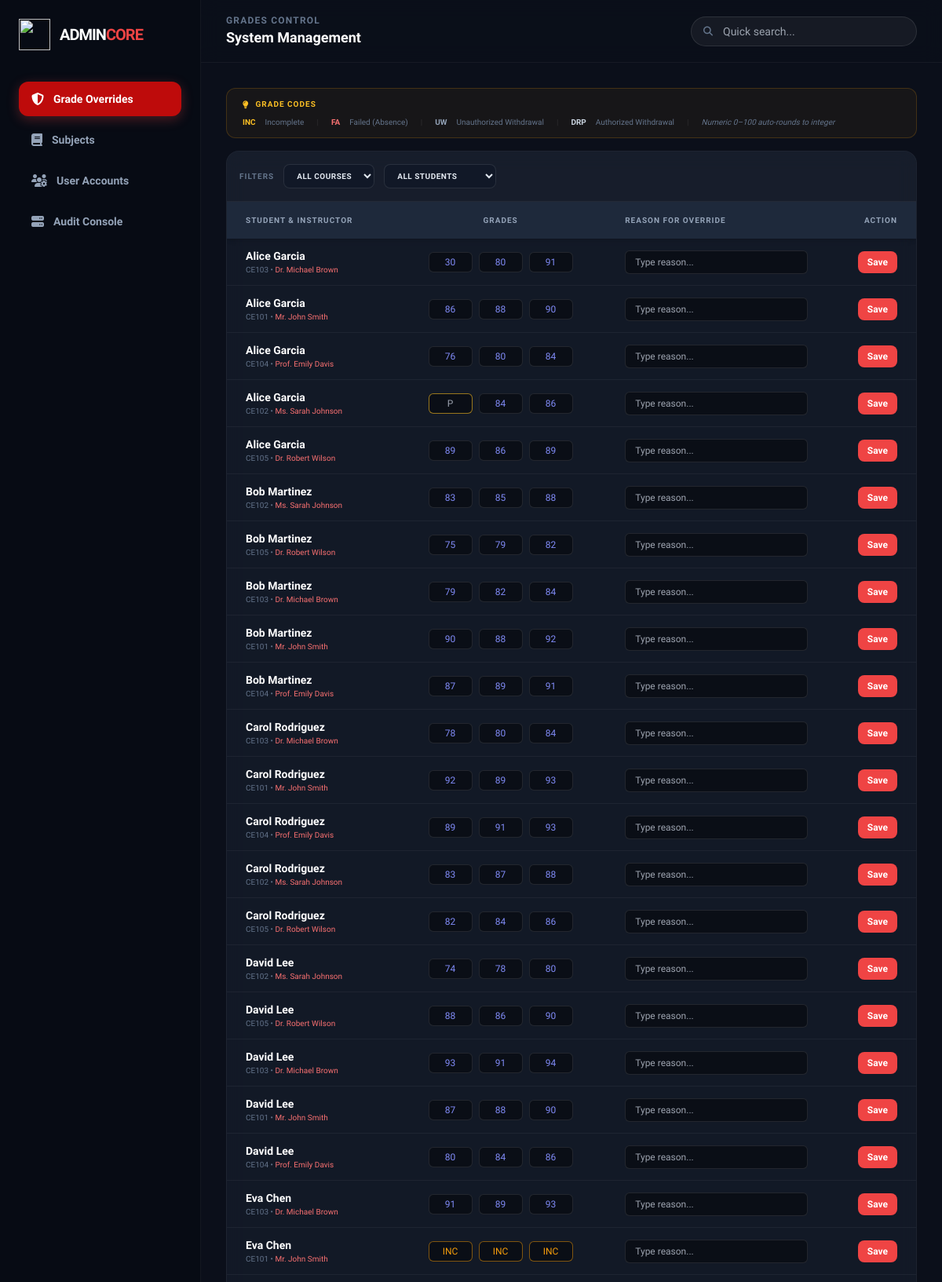
Page /views/Admin/admindashboard.php (signed in, upper part) on the committed database.
### tables this page shows
CREATE TABLE `tb_enrollments` (
  `enrollment_id` int(11) NOT NULL,
  `student_id` int(11) DEFAULT NULL,
  `offering_id` int(11) DEFAULT NULL
);

CREATE TABLE `tb_students` (
  `student_id` int(11) NOT NULL,
  `user_id` int(11) DEFAULT NULL,
  `student_no` varchar(20) DEFAULT NULL,
  `full_name` varchar(100) DEFAULT NULL,
  `program` enum('Civil Eng','Computer Eng','IT','CS','ACT') DEFAULT NULL
);

CREATE TABLE `tb_courses` (
  `course_id` int(11) NOT NULL,
  `course_code` varchar(20) DEFAULT NULL,
  `course_name` varchar(100) DEFAULT NULL,
  `units` int(11) DEFAULT NULL
);

CREATE TABLE `tb_teachers` (
  `teacher_id` int(11) NOT NULL,
  `user_id` int(11) DEFAULT NULL,
  `full_name` varchar(100) DEFAULT NULL
);

CREATE TABLE `tb_grades` (
  `grade_id` int(11) NOT NULL,
  `enrollment_id` int(11) DEFAULT NULL,
  `prelim` varchar(10) DEFAULT NULL,
  `midterm` varchar(10) DEFAULT NULL,
  `finals` varchar(10) DEFAULT NULL,
  `semestral` varchar(10) DEFAULT NULL,
  `status` enum('PASSED','FAILED','INCOMPLETE','DROPPED','PENDING') DEFAULT NULL,
  `is_finalized` tinyint(4) DEFAULT 0,
  `updated_at` timestamp NOT NULL DEFAULT current_timestamp() ON UPDATE current_timestamp()
);

### includes/helpers.php (called while the page is built, shortened)
<?php
function h(string $value): string
{
    return htmlspecialchars($value, ENT_QUOTES, 'UTF-8');
}

### views/Admin/admindashboard.php (the view, shortened to what this page needs)
<?php
require_once __DIR__ . '/../../includes/db.php';
require_once __DIR__ . '/../../includes/helpers.php';
$activeTab = $_GET['tab'] ?? 'grades';
$rows = [];
$enrollResult = $mysqli->query("SELECT e.enrollment_id, st.student_no, st.full_name as student_name, c.course_code, t.full_name as teacher_name, g.prelim, g.midterm, g.finals, g.semestral, g.status
    FROM tb_enrollments e
    JOIN tb_students st ON e.student_id = st.student_id
    JOIN tb_course_offerings o ON e.offering_id = o.offering_id
    JOIN tb_courses c ON o.course_id = c.course_id
    JOIN tb_teachers t ON o.teacher_id = t.teacher_id
    LEFT JOIN tb_grades g ON e.enrollment_id = g.enrollment_id
    ORDER BY st.full_name ASC");
if ($enrollResult === false) {
    error_log('Database error in admin enrollments query: ' . $mysqli->error);
    $message = 'Error loading enrollment data. Please refresh.';
} else {
    $rows = $enrollResult->fetch_all(MYSQLI_ASSOC);
}
?>
<!DOCTYPE html>
<html lang="en">
<head>
    <script src="https://cdn.tailwindcss.com"></script>
    <link href="https://cdnjs.cloudflare.com/ajax/libs/font-awesome/6.5.1/css/all.min.css" rel="stylesheet">
</head>
<body class="flex">
    <aside class="w-64 border-r border-white/5 bg-[#070b14] flex flex-col shrink-0">
        <div class="p-6">
            <div class="flex items-center gap-3 mb-10">
                <img src="https://hccp-sms.holycrosscollegepampanga.edu.ph/public/assets/images/logo4.png" class="w-10 h-10">
                <h1 class="font-black text-xl tracking-tighter text-white">ADMIN<span class="text-red-500">CORE</span></h1>
            </div>
            <nav class="space-y-2">
                <a href="?tab=grades" class="flex items-center gap-3 px-4 py-3 rounded-xl transition-all <?= $activeTab == 'grades' ? 'tab-active' : 'text-slate-400 hover:bg-white/5 hover:text-white' ?>">
                    <i class="fa-solid fa-shield-halved"></i> <span class="text-sm font-bold">Grade Overrides</span>
                </a>
                <a href="?tab=subjects" class="flex items-center gap-3 px-4 py-3 rounded-xl transition-all <?= $activeTab == 'subjects' ? 'tab-active' : 'text-slate-400 hover:bg-white/5 hover:text-white' ?>">
                    <i class="fa-solid fa-book"></i> <span class="text-sm font-bold">Subjects</span>
                </a>
                <a href="?tab=accounts" class="flex items-center gap-3 px-4 py-3 rounded-xl transition-all <?= $activeTab == 'accounts' ? 'tab-active' : 'text-slate-400 hover:bg-white/5 hover:text-white' ?>">
                    <i class="fa-solid fa-users-gear"></i> <span class="text-sm font-bold">User Accounts</span>
                </a>
                <a href="?tab=audit" class="flex items-center gap-3 px-4 py-3 rounded-xl transition-all <?= $activeTab == 'audit' ? 'tab-active' : 'text-slate-400 hover:bg-white/5 hover:text-white' ?>">
                    <i class="fa-solid fa-server"></i> <span class="text-sm font-bold">Audit Console</span>
                </a>
            </nav>
        </div>
    </aside>
    <div class="flex-1 flex flex-col min-w-0">
        <header class="h-20 border-b border-white/5 flex items-center justify-between px-8 bg-[#0b0f1a]/80 backdrop-blur-md z-20">
            <div>
                <h2 class="text-xs font-black text-slate-500 uppercase tracking-widest"><?= $activeTab ?> Control</h2>
                <p class="text-lg font-bold text-white">System Management</p>
            </div>
            <div class="relative w-72">
                <i class="fa-solid fa-magnifying-glass absolute left-4 top-1/2 -translate-y-1/2 text-slate-500 text-xs"></i>
                  <input type="text" id="searchInput" onkeyup="applyFilters()" placeholder="Quick search..."
                       class="w-full bg-white/5 border border-white/10 rounded-full py-2 pl-10 pr-4 text-sm text-white focus:outline-none focus:border-red-500 focus:ring-1 focus:ring-red-500 transition-all">
            </div>
        </header>
        <main class="p-8 flex-1 overflow-hidden flex flex-col">
            <?php if ($activeTab === 'grades'): ?>
                <div class="mb-4 rounded-xl border border-amber-500/20 bg-amber-500/5 px-5 py-3 flex flex-wrap items-center gap-x-6 gap-y-2">
                    <div class="flex items-center gap-2 text-amber-400 text-[10px] font-black uppercase tracking-widest shrink-0">
                        <i class="fa-solid fa-lightbulb"></i> Grade Codes
                    </div>
                    <div class="flex flex-wrap gap-3 text-[10px]">
                        <span class="font-black text-amber-400">INC</span><span class="text-slate-500">Incomplete</span>
                        <span class="mx-1 text-white/10">|</span>
                        <span class="font-black text-red-400">FA</span><span class="text-slate-500">Failed (Absence)</span>
                        <span class="mx-1 text-white/10">|</span>
                        <span class="font-black text-slate-400">UW</span><span class="text-slate-500">Unauthorized Withdrawal</span>
                        <span class="mx-1 text-white/10">|</span>
                        <span class="font-black text-slate-300">DRP</span><span class="text-slate-500">Authorized Withdrawal</span>
                        <span class="mx-1 text-white/10">|</span>
                        <span class="text-slate-500 italic">Numeric 0–100 auto-rounds to integer</span>
                    </div>
                </div>
                <div class="glass rounded-2xl overflow-hidden flex flex-col">
                    <div class="p-4 border-b border-white/5 bg-white/[0.02] flex flex-wrap items-center gap-3">
                        <div class="text-[10px] font-black uppercase tracking-widest text-slate-500">Filters</div>
                                            <select id="courseFilter" class="admin-select border rounded-lg px-3 py-2 text-[10px] text-slate-200 font-bold uppercase tracking-wider">
                            <option value="">All Courses</option>
                        </select>
                                            <select id="studentFilter" class="admin-select border rounded-lg px-3 py-2 text-[10px] text-slate-200 font-bold uppercase tracking-wider">
                            <option value="">All Students</option>
                        </select>
                    </div>
                    <div class="table-container">
                        <table class="w-full text-left border-collapse" id="dataTable">
                            <thead class="sticky top-0 bg-[#1e293b] shadow-md">
                                <tr class="text-[10px] uppercase font-black text-slate-400 tracking-widest">
                                    <th class="px-6 py-4">Student & Instructor</th>
                                    <th class="px-6 py-4 text-center">Grades</th>
                                    <th class="px-6 py-4">Reason for Override</th>
                                    <th class="px-6 py-4 text-right">Action</th>
                                </tr>
                            </thead>
                            <tbody class="divide-y divide-white/5">
                                <?php foreach ($rows as $row): ?>
                                <tr class="hover:bg-white/[0.02] transition-colors searchable-row" data-student="<?= h(strtolower($row['student_name'])) ?>" data-course="<?= h($row['course_code']) ?>">
                                    <td class="px-6 py-3">
                                        <div class="font-bold text-sm text-white"><?= h($row['student_name']) ?></div>
                                        <div class="text-[10px] text-slate-500"><?= h($row['course_code']) ?> • <span class="text-red-400"><?= h($row['teacher_name']) ?></span></div>
                                    </td>
                                    <form method="POST">
                                        <td class="px-6 py-3 text-center">
                                            <div class="flex gap-2 justify-center">
                                                <input name="prelim" type="text" placeholder="P" class="admin-grade-input w-14 bg-black/40 border border-white/10 rounded-md px-2 py-1 text-center text-xs text-white focus:border-red-500 outline-none" value="<?= h($row['prelim'] ?? '') ?>" onblur="adminFormatInput(this)">
                                                <input name="midterm" type="text" placeholder="M" class="admin-grade-input w-14 bg-black/40 border border-white/10 rounded-md px-2 py-1 text-center text-xs text-white focus:border-red-500 outline-none" value="<?= h($row['midterm'] ?? '') ?>" onblur="adminFormatInput(this)">
                                                <input name="finals" type="text" placeholder="F" class="admin-grade-input w-14 bg-black/40 border border-white/10 rounded-md px-2 py-1 text-center text-xs text-white focus:border-red-500 outline-none" value="<?= h($row['finals'] ?? '') ?>" onblur="adminFormatInput(this)">
                                            </div>
                                        </td>
                                        <td class="px-6 py-3">
                                            <input name="reason" required class="w-full bg-black/40 border border-white/10 rounded-md px-3 py-1.5 text-xs text-slate-300 focus:border-red-500 outline-none" placeholder="Type reason...">
                                        </td>
                                        <td class="px-6 py-3 text-right">
                                            <button class="bg-red-500 hover:bg-red-600 text-white px-3 py-1.5 rounded-lg text-xs font-bold transition-all">
                                                Save
                                            </button>
                                        </td>
                                    </form>
                                </tr>
                                <?php endforeach; ?>
                            </tbody>
                        </table>
                    </div>
                </div>
            <?php endif; ?>
        </main>
    </div>
</body>
</html>

### views/Admin/admindashboard.php (style rules this page uses)
body { font-family: 'Plus Jakarta Sans', sans-serif; background: #0b0f1a; color: #f8fafc; height: 100vh; overflow: hidden; }
.glass { background: rgba(30, 41, 59, 0.4); backdrop-filter: blur(12px); border: 1px solid rgba(255,255,255,0.05); }
.tab-active { background: #be0b0b; color: white; box-shadow: 0 4px 15px rgba(239, 68, 68, 0.3); }
.admin-select { background-color: #111827; color: #e2e8f0; border-color: rgba(255, 255, 255, 0.1); }
.admin-select option { background-color: #0b0f1a; color: #e2e8f0; }
.table-container { height: calc(100vh - 280px); overflow-y: auto; }

### rows in the picture
tb_enrollments: student.full_name "Alice Garcia", tb_courses.course_code "CE103", tb_teachers.full_name "Dr. Michael Brown", prelim "30", midterm "80", finals "91"
tb_enrollments: student.full_name "Alice Garcia", tb_courses.course_code "CE101", tb_teachers.full_name "Mr. John Smith", prelim "86", midterm "88", finals "90"
tb_enrollments: student.full_name "Alice Garcia", tb_courses.course_code "CE104", tb_teachers.full_name "Prof. Emily Davis", prelim "76", midterm "80", finals "84"
tb_enrollments: student.full_name "Alice Garcia", tb_courses.course_code "CE102", tb_teachers.full_name "Ms. Sarah Johnson", midterm "84", finals "86"
tb_enrollments: student.full_name "Alice Garcia", tb_courses.course_code "CE105", tb_teachers.full_name "Dr. Robert Wilson", prelim "89", midterm "86", finals "89"
tb_enrollments: student.full_name "Bob Martinez", tb_courses.course_code "CE102", tb_teachers.full_name "Ms. Sarah Johnson", prelim "83", midterm "85", finals "88"
tb_enrollments: student.full_name "Bob Martinez", tb_courses.course_code "CE105", tb_teachers.full_name "Dr. Robert Wilson", prelim "75", midterm "79", finals "82"
tb_enrollments: student.full_name "Bob Martinez", tb_courses.course_code "CE103", tb_teachers.full_name "Dr. Michael Brown", prelim "79", midterm "82", finals "84"
tb_enrollments: student.full_name "Bob Martinez", tb_courses.course_code "CE101", tb_teachers.full_name "Mr. John Smith", prelim "90", midterm "88", finals "92"
tb_enrollments: student.full_name "Bob Martinez", tb_courses.course_code "CE104", tb_teachers.full_name "Prof. Emily Davis", prelim "87", midterm "89", finals "91"
tb_enrollments: student.full_name "Carol Rodriguez", tb_courses.course_code "CE103", tb_teachers.full_name "Dr. Michael Brown", prelim "78", midterm "80", finals "84"
tb_enrollments: student.full_name "Carol Rodriguez", tb_courses.course_code "CE101", tb_teachers.full_name "Mr. John Smith", prelim "92", midterm "89", finals "93"
tb_enrollments: student.full_name "Carol Rodriguez", tb_courses.course_code "CE104", tb_teachers.full_name "Prof. Emily Davis", prelim "89", midterm "91", finals "93"
tb_enrollments: student.full_name "Carol Rodriguez", tb_courses.course_code "CE102", tb_teachers.full_name "Ms. Sarah Johnson", prelim "83", midterm "87", finals "88"
tb_enrollments: student.full_name "Carol Rodriguez", tb_courses.course_code "CE105", tb_teachers.full_name "Dr. Robert Wilson", prelim "82", midterm "84", finals "86"
tb_enrollments: student.full_name "David Lee", tb_courses.course_code "CE102", tb_teachers.full_name "Ms. Sarah Johnson", prelim "74", midterm "78", finals "80"
tb_enrollments: student.full_name "David Lee", tb_courses.course_code "CE105", tb_teachers.full_name "Dr. Robert Wilson", prelim "88", midterm "86", finals "90"
tb_enrollments: student.full_name "David Lee", tb_courses.course_code "CE103", tb_teachers.full_name "Dr. Michael Brown", prelim "93", midterm "91", finals "94"
tb_enrollments: student.full_name "David Lee", tb_courses.course_code "CE101", tb_teachers.full_name "Mr. John Smith", prelim "87", midterm "88", finals "90"
tb_enrollments: student.full_name "David Lee", tb_courses.course_code "CE104", tb_teachers.full_name "Prof. Emily Davis", prelim "80", midterm "84", finals "86"
tb_enrollments: student.full_name "Eva Chen", tb_courses.course_code "CE103", tb_teachers.full_name "Dr. Michael Brown", prelim "91", midterm "89", finals "93"
tb_enrollments: student.full_name "Eva Chen", tb_courses.course_code "CE101", tb_teachers.full_name "Mr. John Smith", prelim "INC", midterm "INC", finals "INC"

### other values in the picture
$activeTab "GRADES"
